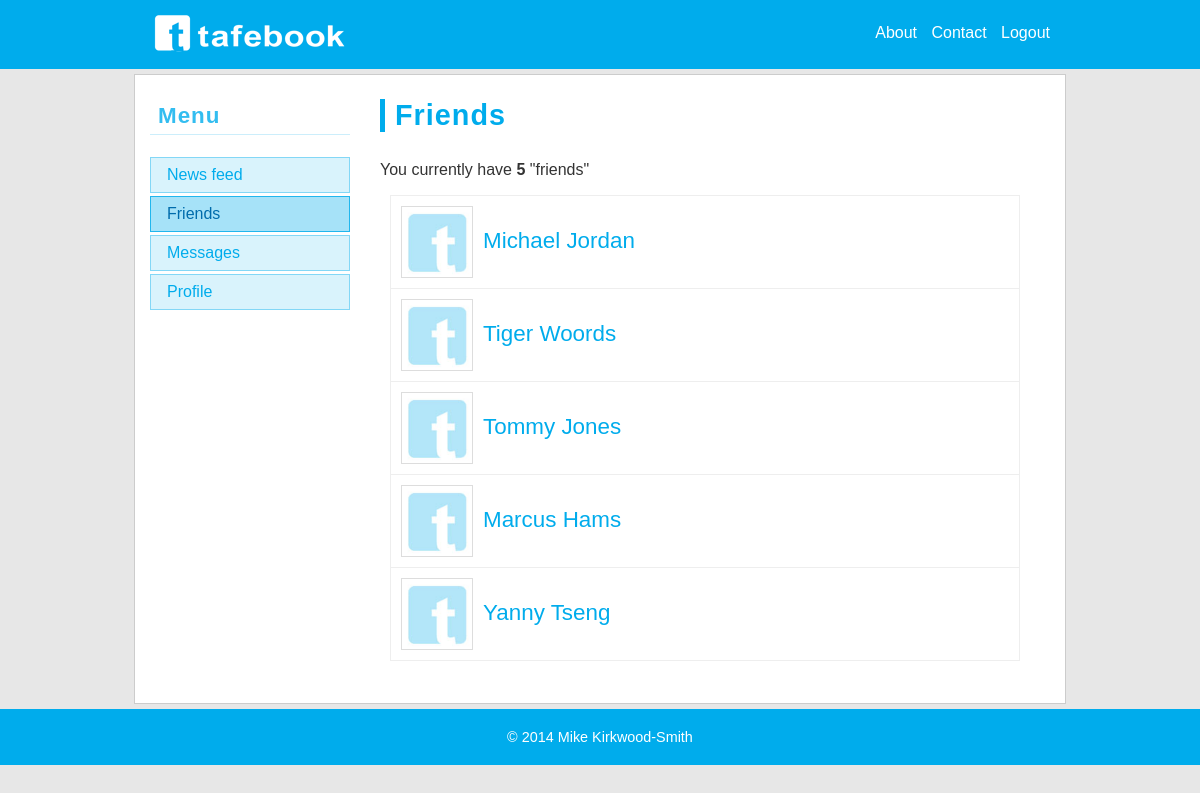
/friends.php (signed in), run on the app's committed database.
### tables this page shows
CREATE TABLE IF NOT EXISTS `friendship` (
  `personId1` int(10) unsigned NOT NULL,
  `personId2` int(10) unsigned NOT NULL,
  PRIMARY KEY (`personId1`,`personId2`),
  KEY `personId2` (`personId2`)
);

CREATE TABLE IF NOT EXISTS `person` (
  `personId` int(10) unsigned NOT NULL AUTO_INCREMENT,
  `email` varchar(200) NOT NULL,
  `password` char(40) NOT NULL,
  `firstName` varchar(80) DEFAULT NULL,
  `lastName` varchar(80) DEFAULT NULL,
  `about` varchar(1000) DEFAULT NULL,
  `gender` char(1) DEFAULT NULL,
  PRIMARY KEY (`personId`),
  UNIQUE KEY `email` (`email`)
);

### classes/DAL.class.php (called while the page is built, shortened)
<?php
	class DAL
	{
		private $PDO;
		public function __construct()
		{
			$this->server = 'localhost';
			$this->database = 'tafebook';
			$this->username = 'tafebook';
			$this->password = 'tafebook';
			try
			{
				$this->PDO = new PDO("mysql:host={$this->server};dbname={$this->database}", $this->username, $this->password);
				$this->PDO->setAttribute(PDO::ATTR_ERRMODE, PDO::ERRMODE_EXCEPTION);
			}
			catch (PDOException $e)
			{
				$this->LogException($e, 'Problem connecting to the database server', 'error');
			}
		}
		public function ExecuteQuery($sql, $parameters = array())
		{
			$return = false;
			try
			{
				$statement = $this->PDO->prepare($sql);
				$statement->execute();
				$return = $statement->fetchAll();
			}
			catch (PDOException $e)
			{
				$this->LogException($e, 'Problem executing the query', 'error', $sql);
			}
			return $return;
		}
	}
?>

### friends.php (the view, shortened to what this page needs)
<?php
require_once('classes/DAL.class.php');
$dal = new DAL();
$personId = $_SESSION['personId'];
$sql = "SELECT personId1, personId2 FROM friendship WHERE personId1 = $personId";
$friends = $dal->ExecuteQuery($sql);
$totalFriends = count($friends);
?>
<!doctype html>
<html lang="en">
    <head>
        <link rel="stylesheet" type="text/css" href="css/style.css" />
    </head>
    <body>
        <header>
            <div class="content-wrapper">
                <a id="header-logo" href="index.php"><img src="images/tafebook-logo-white-smallest.png" alt="tafebook logo" width="200" height="45" /></a>
                <nav>
                    <a href="about.php">About</a>
                    <a href="contact.php">Contact</a>
                    <a href="logout.php">Logout</a>
                </nav>
            </div>
        </header>
        <section id="main" class="content-wrapper">
            <section id="sidebar">
                <h2>Menu</h2>
                <ul id="sidebar-options">
                    <li><a href="news-feed.php">News feed</a></li>
                    <li><a class="active" href="friends.php">Friends</a></li>
                    <li><a href="messages.php">Messages</a></li>
                    <li><a href="profile.php">Profile</a></li>
                </ul>
            </section>
            <section id="content">
                <h1>Friends</h1>
                <p>You currently have <strong><?php echo $totalFriends ? $totalFriends : 'no'; ?></strong> "friends"</p>
                <?php if ($totalFriends) { ?>
                <section id="friends">
                    <div class="person-list">
                        <?php foreach($friends as $friend) {
                            $friendId = $friend['personId2'];
                            $sql = "SELECT firstName, lastName FROM person WHERE personId = $friendId";
                            $person = $dal->ExecuteQuery($sql)[0];
                        ?>
                        <article>
                            <a href="<?php echo 'profile.php?Id='.$friendId; ?>">
                                <img class="person-image" src="images/person/no-image-100.jpg" alt="Profile photo" width="70" height="70" />
                                <span class="person-name"><?php echo $person['firstName'], ' ', $person['lastName'] ?></span>
                            </a>
                        </article>
                        <?php } ?>
                    </div>
                </section>
                <?php } ?>
            </section>
        </section>
        <footer>
            <div class="content-wrapper">
                <p>&copy; 2014 Mike Kirkwood-Smith</p>
            </div>
        </footer>
    </body>
</html>

### css/style.css (style rules this page uses)
body { margin: 0; padding: 0; font-family: arial, verdana, sans-serif; font-size: medium; background-color: #e7e7e7; color: #333; }
h1, h2, h3, h4, h5 { font-family: arial, verdana, sans-serif; letter-spacing: 1px; }
h1 { margin: 0.5em 0 1em 0; padding-left: 10px; font-size: 1.8em; color: #00acec; border-left: 5px solid #00acec; }
h2 { margin: 1.5em 0 1em 0; padding: 0 0 5px 8px; border-bottom: 1px solid #ddd; border-bottom: 1px solid rgba(0, 172, 236, 0.2); color: #00acec; color: rgba(0, 172, 236, 0.8); font-size: 1.4em; }
a { text-decoration: none; color: #00acec; }
.content-wrapper { width: 900px; margin: 0 auto; }
.content-wrapper:after { display: block; clear: both; content: "."; visibility: hidden; height: 0; line-height: 0; }
header { margin: 0 0 5px 0; padding: 10px 15px; background-color: #00acec; }
#header-logo { float: left; }
header nav { float: right; width: 50%; height: 45px; line-height: 45px; text-align: right; }
header nav a { margin-left: 10px; color: white; }
#main { padding: 10px 15px; background-color: white; border: 1px solid #ccc; }
#sidebar { width: 200px; float: left; margin-right: 30px; }
#sidebar h2:first-child { margin-top: 0.8em; }
#sidebar-options { margin: 0; padding: 0; list-style-type: none; }
#sidebar-options li { margin: 0; padding: 0; }
#sidebar-options li a { display: block; margin-bottom: 3px; padding: 8px 16px; border: 1px solid rgba(0, 172, 236, 0.4); background-color: rgba(0, 172, 236, 0.15); color: #00acec; }
#sidebar-options li a.active { border: 1px solid rgba(0, 172, 236, 0.8); background-color: rgba(0, 172, 236, 0.35); color: #006cac; }
#sidebar + #content { float: left; width: 640px; padding-bottom: 2em; }
.person-list { margin-left: 10px; border: 1px solid #eee; }
.person-list article { margin-bottom: 0; border-top: 1px solid #eee; }
.person-list article:first-child { border-top: none; }
.person-list article a { display: block; height: 72px; padding: 10px; }
.person-list .person-image { float: left; margin-right: 10px; border: 1px solid #ddd; }
.person-list .person-name { display: block; margin: 22px 0 5px 0; font-size: 1.4em; }
footer { margin: 5px 0 0 0; padding: 20px 15px; background-color: #00acec; font-size: 0.9em; color: white; text-align: center; }
footer p { margin: 0; }

### data on the page
friendship: personId2.firstName "Michael", personId2.lastName "Jordan"
friendship: personId2.firstName "Tiger", personId2.lastName "Woords"
friendship: personId2.firstName "Tommy", personId2.lastName "Jones"
friendship: personId2.firstName "Marcus", personId2.lastName "Hams"
friendship: personId2.firstName "Yanny", personId2.lastName "Tseng"

### other printed values
$totalFriends "5"
